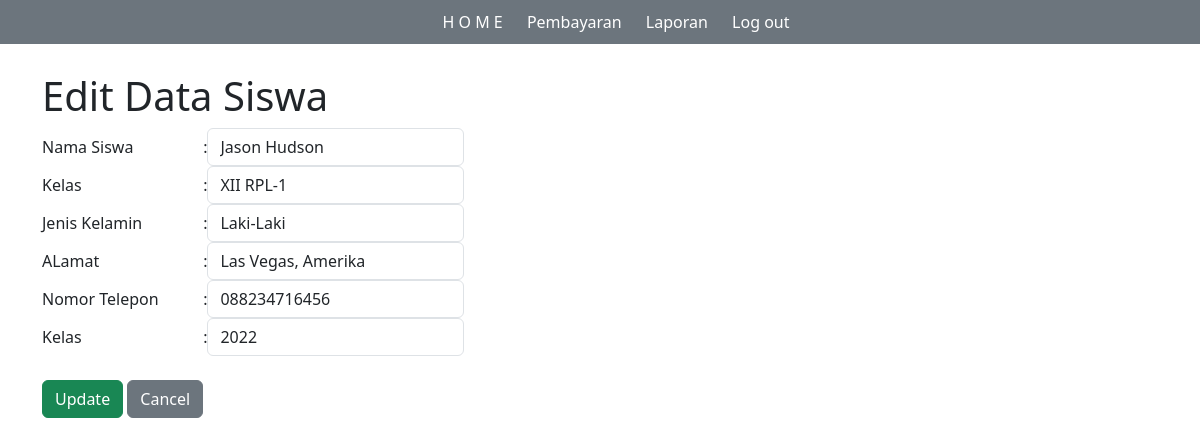
The page /PembayaranSPPSekolah/siswa-edit.php?nisn=2020202112345 on the database its author committed.
### tables this page shows
CREATE TABLE `tb_siswa` (
  `nisn` varchar(15) NOT NULL,
  `nis` varchar(15) NOT NULL,
  `nama` varchar(100) NOT NULL,
  `id_kelas` int(3) NOT NULL,
  `jenis_kelamin` enum('Laki-Laki','Perempuan') NOT NULL,
  `alamat` text NOT NULL,
  `no_telp` varchar(12) NOT NULL,
  `id_spp` int(11) NOT NULL,
  `token` text DEFAULT NULL,
  `total_bayar` int(11) NOT NULL
);

CREATE TABLE `tb_kelas` (
  `id_kelas` int(3) NOT NULL,
  `nama_kelas` varchar(15) NOT NULL,
  `wali_kelas` varchar(100) NOT NULL,
  `kompetensi_keahlian` text NOT NULL
);

CREATE TABLE `tb_spp` (
  `id_spp` int(11) NOT NULL,
  `tahun` int(4) NOT NULL,
  `nominal` int(11) NOT NULL
);

### PembayaranSPPSekolah/siswa-edit.php (the view, shortened to what this page needs)
<?php
include "koneksi.php";
$level = $_SESSION['level'];
?>
<!doctype html>
<html lang="en">
<head>
    <link rel="stylesheet" href="assets/css/style.css">
    <link rel="stylesheet" type="text/css" href="assets/css/bootstrap.min.css">
</head>
<body>
<?php
include "header.php";
?>
<br>
<div class="container">
    <h1 class="mt-5">Edit Data Siswa</h1>
    <form action="siswa-update.php" method="post">
        <?php
        $nisn = $_GET['nisn'];
        $sql = "SELECT * FROM tb_siswa WHERE nisn = '$nisn'";
        $query = mysqli_query($koneksi, $sql);
        $data = mysqli_fetch_array($query);
        $id_kelas = $data['id_kelas'];
        $id_spp = $data['id_spp'];
        $alamat = $data['alamat'];
        $no_telp = $data['no_telp'];
        ?>
        <table>
            <tr>
                <td>Nama Siswa</td>
                <td>:</td>
                <td><input type="text" name="nama" id="" autofocus required autocomplete="off" placeholder="Masukan Nama" value="<?= $data['nama']; ?>" class="form-control"></td>
            </tr>
            <tr>
                <td>Kelas</td>
                <td>:</td>
                <td>
                    <select name="id_kelas" id="" required class="form-control">
                        <?php
                        $sql = "SELECT * FROM tb_kelas ORDER BY nama_kelas";
                        $query = mysqli_query($koneksi, $sql);
                        while ($data = mysqli_fetch_array($query)) {?>
                            <option value="<?= $data['id_kelas'];?>" <?php if ($data['id_kelas'] == $id_kelas) { echo 'selected="selected"';}?>><?= $data['nama_kelas']; ?></option>
                            <?php
                        } ?>
                    </select>
                </td>
            </tr>
            <tr>
                <td>Jenis Kelamin</td>
                <td>:</td>
                <td>
                    <select name="jenis_kelamin" id="" required class="form-control">
                        <option value="Laki-Laki" <?php if ($level == "Laki-Laki"){echo "selected='selected'";}?>>Laki-Laki</option>
                    </select>
                </td>
            </tr>
            <tr>
                <td>ALamat</td>
                <td>:</td>
                <td><input type="text" name="alamat" id="" autofocus required autocomplete="off" placeholder="Masukan Alamat Siswa" value="<?= $alamat; ?>" class="form-control"></td>
            </tr>
            <tr>
                <td>Nomor Telepon</td>
                <td>:</td>
                <td><input type="text" name="no_telp" id="" autofocus required autocomplete="off" placeholder="Masukan NO Telp/WA Siswa" value="<?= $no_telp; ?>" class="form-control"></td>
            </tr>
            <tr>
                <td>Kelas</td>
                <td>:</td>
                <td>
                    <select name="id_spp" id="" required class="form-control">
                        <?php
                        $sql = "SELECT * FROM tb_spp ORDER BY tahun";
                        $query = mysqli_query($koneksi, $sql);
                        while ($data = mysqli_fetch_array($query)) {?>
                            <option value="<?= $data['id_spp'];?>" <?php if ($data['id_spp'] == $id_spp) { echo 'selected="selected"';}?>><?= $data['tahun']; ?></option>
                            <?php
                        } ?>
                    </select>
                </td>
            </tr>
            <tr>
                <td><br><input type="submit" value="Update" class="btn btn-success"> <a href="siswa.php" class="btn btn-secondary">Cancel</a></td>
            </tr>
        </table>
    </form>
</div>
</body>
</html>

### PembayaranSPPSekolah/assets/css/style.css (style rules this page uses)
* { margin: 0; padding: 0; }

### rows shown on the page
tb_siswa: nama "Jason Hudson", id_kelas "XII RPL-1", alamat "Las Vegas, Amerika", no_telp "088234716456", id_spp "2022"
